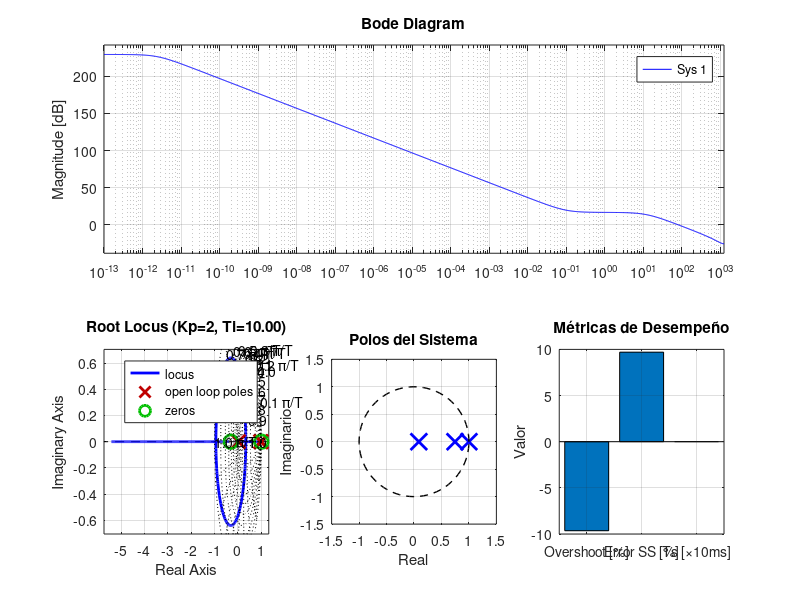
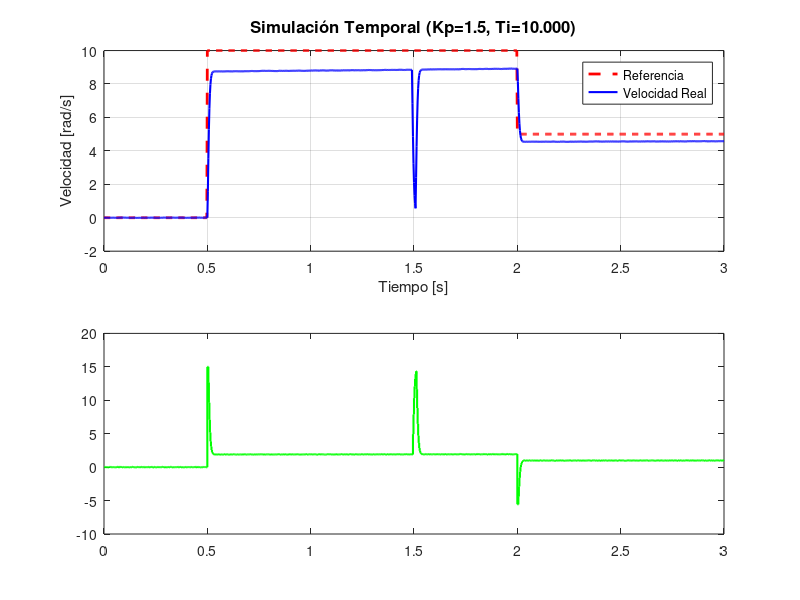

Reproduce these figures in MATLAB, in order. (Note: this script raises an error after producing the figures.)
%% ========================================
%  CÓDIGO PARA PROBAR PI PASO A PASO
%  Ajusta los parámetros y observa resultados
% ========================================

clear all; close all; clc;

%% PARÁMETROS DEL MOTOR DC
Ra = 4.04;
La = 0.00255;
Km = 0.1863;
Bm = 1.391e-3;
Jm = 8.315e-4;

numM = Km;
denM = [La*Jm, (Ra*Jm + La*Bm), (Ra*Bm + Km^2)];
G_m = tf(numM, denM);

%% DISCRETIZACIÓN
Fs = 400;           % Frecuencia de muestreo [Hz]
T = 1/Fs;           % Período: 0.0025 s = 2.5 ms

plantaMD = c2d(G_m, T, 'zoh');
[numMD, denMD] = tfdata(plantaMD, 'v');

b_planta = numMD / denMD(1);
a_planta = denMD / denMD(1);

fprintf('========================================\n');
fprintf('  SISTEMA DISCRETIZADO\n');
fprintf('========================================\n');
fprintf('Frecuencia de muestreo: %.0f Hz\n', Fs);
fprintf('Período de muestreo: %.4f s (%.2f ms)\n\n', T, T*1000);

%% ========================================
%  AJUSTE DE PARÁMETROS
% ========================================

fprintf('========================================\n');
fprintf('  AJUSTE DE PARÁMETROS\n');
fprintf('========================================\n\n');

% ┌─────────────────────────────────────────┐
% │ AJUSTA ESTOS VALORES Y VUELVE A EJECUTAR│
% └─────────────────────────────────────────┘

% BASADO EN TUS RESULTADOS:
% - Kp=5 da overshoot de 1.7% (estable)
% - Kp=10 da overshoot de 30% (límite)
% - Kp≥40 es INESTABLE

Kp = 1.5;         % <-- Valor conservador y estable
Ti = 10.;       % <-- Empezar aquí


% ┌─────────────────────────────────────────┐
% │        FIN DE PARÁMETROS AJUSTABLES      │
% └─────────────────────────────────────────┘

fprintf('Parámetros de prueba:\n');
fprintf('  Kp = %.1f\n', Kp);
fprintf('  Ti = %.3f s\n\n', Ti);

% Crear controlador
C_s = tf(Kp * [Ti, 1], [Ti, 0]);
C_z = c2d(C_s, T, 'tustin');

% Lazo cerrado
cloop = feedback(C_z * plantaMD, 1);

% Análisis
polos = pole(cloop);
max_polo = max(abs(polos));

fprintf('Polos del lazo cerrado:\n');
for i = 1:length(polos)
    fprintf('  Polo %d: %.6f %+.6fi  (|z| = %.4f)\n', ...
            i, real(polos(i)), imag(polos(i)), abs(polos(i)));
end

if max_polo < 1
    fprintf('\n✅ Sistema ESTABLE\n');
else
    fprintf('\n❌ Sistema INESTABLE\n');
end

% Respuesta al escalón
[y, t] = step(cloop, 3);

pico = max(y);
overshoot = ((pico - 1) / 1) * 100;

idx_settled = find(abs(y - 1) <= 0.02, 1);
if ~isempty(idx_settled)
    t_settling = t(idx_settled);
else
    t_settling = NaN;
end

error_ss = abs(1 - mean(y(end-50:end)));

fprintf('\nMétricas:\n');
fprintf('  Overshoot: %.1f%%\n', overshoot);
fprintf('  Settling time: %.3f s\n', t_settling);
fprintf('  Error SS: %.6f\n', error_ss);

fprintf('\n========================================\n');
fprintf('EVALUACIÓN:\n');
fprintf('========================================\n');

score = 0;
if max_polo < 1
    fprintf('✅ Estable\n');
    score = score + 1;
else
    fprintf('❌ Inestable - REDUCIR Kp\n');
end

if overshoot < 30
    fprintf('✅ Overshoot aceptable (%.1f%%)\n', overshoot);
    score = score + 1;
else
    fprintf('⚠️  Overshoot alto (%.1f%%) - REDUCIR Kp o AUMENTAR Ti\n', overshoot);
end

if error_ss < 0.01
    fprintf('✅ Error estado estacionario prácticamente cero\n');
    score = score + 1;
else
    fprintf('⚠️  Error SS alto - REDUCIR Ti\n');
end

if t_settling < 2.0
    fprintf('✅ Respuesta rápida (Ts = %.2fs)\n', t_settling);
    score = score + 1;
else
    fprintf('⚠️  Respuesta lenta - AUMENTAR Kp o REDUCIR Ti\n');
end

fprintf('\nPuntuación: %d/4\n', score);
if score >= 3
    fprintf('🎯 ¡Buen ajuste!\n');
elseif score >= 2
    fprintf('⚠️  Mejorable, ajusta más\n');
else
    fprintf('❌ Necesita ajustes importantes\n');
end

fprintf('========================================\n\n');

%% ========================================
%  GRÁFICOS
% ========================================

figure('Position', [100 100 1400 800]);

% Gráfico 1: Respuesta al escalón
subplot(2,3,1);
step(cloop, 'b', 3);
grid on;
title('Respuesta al Escalón', 'FontSize', 11, 'FontWeight', 'bold');
xlabel('Tiempo [s]');
ylabel('Amplitud');

% Gráfico 2: Mapa polo-cero
subplot(2,3,2);
pzmap(cloop, 'b');
zgrid;
title('Mapa Polo-Cero', 'FontSize', 11, 'FontWeight', 'bold');

% Gráfico 3: Bode
subplot(2,3,3);
bode(C_z * plantaMD, 'b');
grid on;
title('Diagrama de Bode', 'FontSize', 11, 'FontWeight', 'bold');

% Gráfico 4: Root Locus
subplot(2,3,4);
rlocus(C_z * plantaMD);
zgrid;
title(sprintf('Root Locus (Kp=%.0f, Ti=%.2f)', Kp, Ti), 'FontSize', 11, 'FontWeight', 'bold');

% Gráfico 5: Polos
subplot(2,3,5);
plot(real(polos), imag(polos), 'bx', 'MarkerSize', 12, 'LineWidth', 2); hold on;
theta = linspace(0, 2*pi, 100);
plot(cos(theta), sin(theta), 'k--', 'LineWidth', 1);
grid on;
axis equal;
xlim([-1.5 1.5]);
ylim([-1.5 1.5]);
xlabel('Real');
ylabel('Imaginario');
title('Polos del Sistema', 'FontSize', 11, 'FontWeight', 'bold');

% Gráfico 6: Métricas
subplot(2,3,6);
bar([overshoot; error_ss*100; t_settling*100]);
grid on;
title('Métricas de Desempeño', 'FontSize', 11, 'FontWeight', 'bold');
set(gca, 'XTickLabel', {'Overshoot [%]', 'Error SS [%]', 'Ts [×10ms]'});
ylabel('Valor');

%% ========================================
%  SECCIÓN 4: SIMULACIÓN COMPLETA
% ========================================

fprintf('========================================\n');
fprintf('  SIMULACIÓN TEMPORAL\n');
fprintf('========================================\n\n');

% Extraer coeficientes discretos
[numCD, denCD] = tfdata(C_z, 'v');
b_ctrl = numCD / denCD(1);
a_ctrl = denCD / denCD(1);

d0 = b_ctrl(1);
d1 = b_ctrl(2);
c1 = a_ctrl(2);

fprintf('Coeficientes del controlador discreto:\n');
fprintf('  d0 = %.10f\n', d0);
fprintf('  d1 = %.10f\n', d1);
fprintf('  c1 = %.10f\n\n', c1);

fprintf('Ecuación en diferencias:\n');
fprintf('  u[k] = %.4f*u[k-1] + %.4f*e[k] + %.4f*e[k-1]\n\n', -c1, d0, d1);

fprintf('Código C para PSoC:\n');
fprintf('--------------------\n');
fprintf('static const float d0 = %.10ff;\n', d0);
fprintf('static const float d1 = %.10ff;\n', d1);
fprintf('static const float c1 = %.10ff;\n\n', c1);
fprintf('float u_k = -c1*u_k1 + d0*e_k + d1*e_k1;\n');
fprintf('--------------------\n\n');

% Simulación
t_sim = 3.0;
td = 0:T:t_sim;
n = length(td);

ud = zeros(1, n);
yd = zeros(1, n);
ed = zeros(1, n);
ref_d = zeros(1, n);

limite = 1264;

% Estados
e_k1 = 0;
u_k1 = 0;
y_k1 = 0;
y_k2 = 0;
u_planta_k1 = 0;
u_planta_k2 = 0;

% Referencia
for k = 1:n
    if td(k) < 0.5
        ref_d(k) = 0;
    elseif td(k) < 2.0
        ref_d(k) = 10.0;
    else
        ref_d(k) = 5.0;
    end
end

% Loop de control
for k = 2:n
    ruido = (rand() - 0.5) * 0.05;
    y_medido = yd(k-1) + ruido;
    
    ed(k) = ref_d(k) - y_medido;
    
    ud_calc = -c1 * u_k1 + d0 * ed(k) + d1 * e_k1;
    
    if ud_calc > limite
        ud(k) = limite;
    elseif ud_calc < -limite
        ud(k) = -limite;
    else
        ud(k) = ud_calc;
    end
    
    yd(k) = b_planta(2)*u_planta_k1 + b_planta(3)*u_planta_k2 ...
          - a_planta(2)*y_k1 - a_planta(3)*y_k2;
    
    if abs(td(k) - 1.5) < 0.01
        yd(k) = yd(k) - 2.0;
    end
    
    e_k1 = ed(k);
    u_k1 = ud(k);
    u_planta_k2 = u_planta_k1;
    u_planta_k1 = ud(k);
    y_k2 = y_k1;
    y_k1 = yd(k);
end

% Gráficos de simulación
figure('Position', [100 100 1400 600]);

subplot(2,1,1);
plot(td, ref_d, 'r--', 'LineWidth', 2); hold on;
plot(td, yd, 'b', 'LineWidth', 1.5);
grid on;
title(sprintf('Simulación Temporal (Kp=%.1f, Ti=%.3f)', Kp, Ti), 'FontSize', 12, 'FontWeight', 'bold');
xlabel('Tiempo [s]');
ylabel('Velocidad [rad/s]');
legend('Referencia', 'Velocidad Real', 'Location', 'best');

subplot(2,1,2);
stairs(td, ud, 'g', 'LineWidth', 1.5); hold on;
yline(limite, 'r--', 'LineWidth', 1, 'DisplayName', 'Límite superior');
yline(-limite, 'r--', 'LineWidth', 1, 'DisplayName', 'Límite inferior');
grid on;
title('Señal de Control (PWM)', 'FontSize', 12, 'FontWeight', 'bold');
xlabel('Tiempo [s]');
ylabel('u[k]');
legend('PWM', 'Location', 'best');

fprintf('========================================\n');
fprintf('  RESUMEN FINAL\n');
fprintf('========================================\n');
fprintf('Parámetros ajustados:\n');
fprintf('  Kp = %.1f\n', Kp);
fprintf('  Ti = %.3f s\n\n', Ti);

fprintf('Error estado estacionario: %.6f rad/s\n', abs(ref_d(end) - mean(yd(end-50:end))));
fprintf('========================================\n\n');

fprintf('💡 TIP: Ajusta Kp y Ti en la SECCIÓN 2 y vuelve a ejecutar\n\n');
